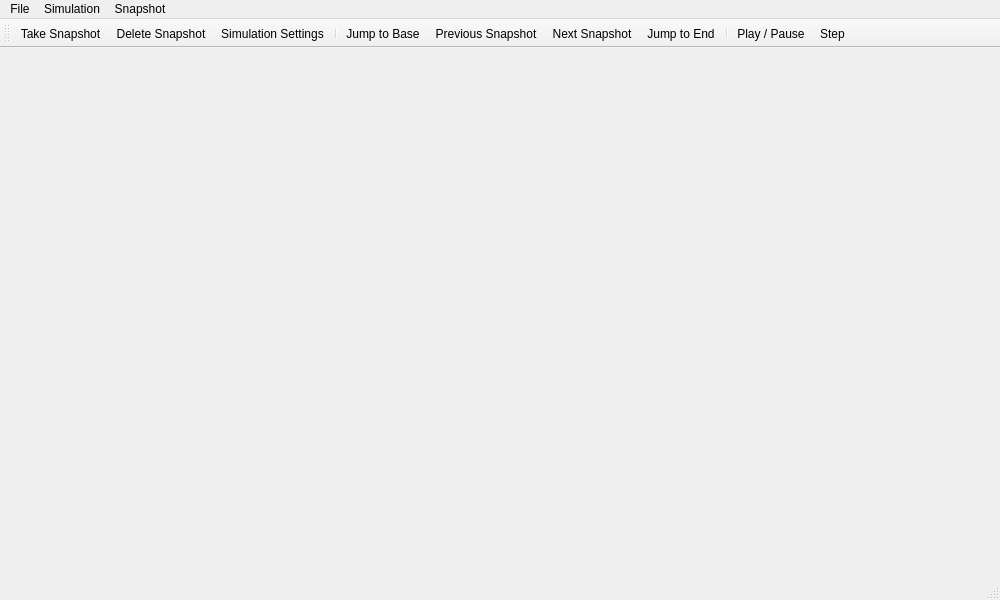
<?xml version="1.0" encoding="UTF-8"?>
<ui version="4.0">
 <class>MainWindow</class>
 <widget class="QMainWindow" name="MainWindow">
  <property name="geometry">
   <rect>
    <x>0</x>
    <y>0</y>
    <width>1000</width>
    <height>600</height>
   </rect>
  </property>
  <property name="sizePolicy">
   <sizepolicy hsizetype="Preferred" vsizetype="Preferred">
    <horstretch>0</horstretch>
    <verstretch>0</verstretch>
   </sizepolicy>
  </property>
  <property name="windowTitle">
   <string>MainWindow</string>
  </property>
  <widget class="QWidget" name="centralWidget">
   <layout class="QVBoxLayout" name="verticalLayout">
    <property name="margin">
     <number>0</number>
    </property>
    <item>
     <widget class="QTabWidget" name="documents">
      <property name="usesScrollButtons">
       <bool>true</bool>
      </property>
      <property name="documentMode">
       <bool>true</bool>
      </property>
      <property name="tabsClosable">
       <bool>true</bool>
      </property>
      <property name="movable">
       <bool>true</bool>
      </property>
     </widget>
    </item>
   </layout>
  </widget>
  <widget class="QStatusBar" name="statusBar"/>
  <widget class="QToolBar" name="mainToolBar">
   <attribute name="toolBarArea">
    <enum>TopToolBarArea</enum>
   </attribute>
   <attribute name="toolBarBreak">
    <bool>false</bool>
   </attribute>
   <addaction name="actionTake_Snapshot"/>
   <addaction name="actionDelete_Snapshot"/>
   <addaction name="actionSimulation_Settings"/>
   <addaction name="separator"/>
   <addaction name="actionJump_to_Base"/>
   <addaction name="actionPrevious_Snapshot"/>
   <addaction name="actionNext_Snapshot"/>
   <addaction name="actionJump_to_End"/>
   <addaction name="separator"/>
   <addaction name="actionPlayPause"/>
   <addaction name="actionStep"/>
  </widget>
  <widget class="QMenuBar" name="menuBar">
   <property name="geometry">
    <rect>
     <x>0</x>
     <y>0</y>
     <width>1000</width>
     <height>21</height>
    </rect>
   </property>
   <widget class="QMenu" name="menuFile">
    <property name="title">
     <string>File</string>
    </property>
    <addaction name="actionNew"/>
    <addaction name="actionOpen"/>
    <addaction name="actionRecent"/>
    <addaction name="separator"/>
    <addaction name="actionSave"/>
    <addaction name="actionSave_As"/>
    <addaction name="actionRevert"/>
    <addaction name="separator"/>
    <addaction name="actionClose"/>
    <addaction name="separator"/>
    <addaction name="actionPrint"/>
   </widget>
   <widget class="QMenu" name="menuSimulation">
    <property name="title">
     <string>Simulation</string>
    </property>
    <addaction name="actionCreate_Simulation"/>
    <addaction name="actionSimulation_Settings"/>
    <addaction name="separator"/>
    <addaction name="actionJump_to_Base"/>
    <addaction name="actionPrevious_Snapshot"/>
    <addaction name="actionNext_Snapshot"/>
    <addaction name="actionJump_to_End"/>
    <addaction name="separator"/>
    <addaction name="actionPlayPause"/>
    <addaction name="actionStep"/>
   </widget>
   <widget class="QMenu" name="menuSnapshot">
    <property name="title">
     <string>Snapshot</string>
    </property>
    <addaction name="actionSetup_Snapshots"/>
    <addaction name="actionTake_Snapshot"/>
    <addaction name="actionSet_Snapshot_to_Base"/>
    <addaction name="actionDelete_Snapshot"/>
   </widget>
   <addaction name="menuFile"/>
   <addaction name="menuSimulation"/>
   <addaction name="menuSnapshot"/>
  </widget>
  <action name="actionNew">
   <property name="text">
    <string>New Simulation</string>
   </property>
   <property name="toolTip">
    <string>Create a new simulation window</string>
   </property>
   <property name="shortcut">
    <string>Ctrl+N</string>
   </property>
  </action>
  <action name="actionOpen">
   <property name="text">
    <string>Open Simulation</string>
   </property>
   <property name="toolTip">
    <string>Open a saved simulation</string>
   </property>
   <property name="shortcut">
    <string>Ctrl+O</string>
   </property>
  </action>
  <action name="actionRecent">
   <property name="text">
    <string>Recent Simulations</string>
   </property>
   <property name="toolTip">
    <string>Recent simulations</string>
   </property>
  </action>
  <action name="actionSave">
   <property name="text">
    <string>Save</string>
   </property>
   <property name="shortcut">
    <string>Ctrl+S</string>
   </property>
  </action>
  <action name="actionSave_As">
   <property name="text">
    <string>Save As...</string>
   </property>
  </action>
  <action name="actionRevert">
   <property name="text">
    <string>Revert to Last Saved</string>
   </property>
   <property name="toolTip">
    <string>Revert current simulation to last saved version</string>
   </property>
  </action>
  <action name="actionClose">
   <property name="icon">
    <iconset resource="icons.qrc">
     <normaloff>:/toolbarIcons/icons/close_32.png</normaloff>:/toolbarIcons/icons/close_32.png</iconset>
   </property>
   <property name="text">
    <string>Close</string>
   </property>
   <property name="shortcut">
    <string>Ctrl+Q</string>
   </property>
  </action>
  <action name="actionPrint">
   <property name="text">
    <string>Print...</string>
   </property>
   <property name="shortcut">
    <string>Ctrl+P</string>
   </property>
  </action>
  <action name="actionTake_Snapshot">
   <property name="icon">
    <iconset resource="icons.qrc">
     <normaloff>:/toolbarIcons/icons/camera_add_32.png</normaloff>:/toolbarIcons/icons/camera_add_32.png</iconset>
   </property>
   <property name="text">
    <string>Take Snapshot</string>
   </property>
  </action>
  <action name="actionSetup_Snapshots">
   <property name="text">
    <string>Setup Snapshots</string>
   </property>
  </action>
  <action name="actionSet_Snapshot_to_Base">
   <property name="icon">
    <iconset resource="icons.qrc">
     <normaloff>:/toolbarIcons/icons/star_32.png</normaloff>:/toolbarIcons/icons/star_32.png</iconset>
   </property>
   <property name="text">
    <string>Set Snapshot to Base</string>
   </property>
   <property name="toolTip">
    <string>Sets the current snapshot to base</string>
   </property>
  </action>
  <action name="actionDelete_Snapshot">
   <property name="icon">
    <iconset resource="icons.qrc">
     <normaloff>:/toolbarIcons/icons/camera_close_32.png</normaloff>:/toolbarIcons/icons/camera_close_32.png</iconset>
   </property>
   <property name="text">
    <string>Delete Snapshot</string>
   </property>
  </action>
  <action name="actionCreate_Simulation">
   <property name="text">
    <string>Create Simulation</string>
   </property>
  </action>
  <action name="actionSimulation_Settings">
   <property name="icon">
    <iconset resource="icons.qrc">
     <normaloff>:/toolbarIcons/icons/advanced.png</normaloff>:/toolbarIcons/icons/advanced.png</iconset>
   </property>
   <property name="text">
    <string>Simulation Settings</string>
   </property>
  </action>
  <action name="actionJump_to_Base">
   <property name="icon">
    <iconset resource="icons.qrc">
     <normaloff>:/toolbarIcons/icons/002_77.png</normaloff>:/toolbarIcons/icons/002_77.png</iconset>
   </property>
   <property name="text">
    <string>Jump to Base</string>
   </property>
  </action>
  <action name="actionPrevious_Snapshot">
   <property name="icon">
    <iconset resource="icons.qrc">
     <normaloff>:/toolbarIcons/icons/002_75.png</normaloff>:/toolbarIcons/icons/002_75.png</iconset>
   </property>
   <property name="text">
    <string>Previous Snapshot</string>
   </property>
  </action>
  <action name="actionNext_Snapshot">
   <property name="icon">
    <iconset resource="icons.qrc">
     <normaloff>:/toolbarIcons/icons/002_76.png</normaloff>:/toolbarIcons/icons/002_76.png</iconset>
   </property>
   <property name="text">
    <string>Next Snapshot</string>
   </property>
  </action>
  <action name="actionStep">
   <property name="icon">
    <iconset resource="icons.qrc">
     <normaloff>:/toolbarIcons/icons/002_79.png</normaloff>:/toolbarIcons/icons/002_79.png</iconset>
   </property>
   <property name="text">
    <string>Step</string>
   </property>
  </action>
  <action name="actionPlayPause">
   <property name="checkable">
    <bool>true</bool>
   </property>
   <property name="checked">
    <bool>false</bool>
   </property>
   <property name="icon">
    <iconset resource="icons.qrc">
     <normaloff>:/toolbarIcons/icons/002_71.png</normaloff>
     <normalon>:/toolbarIcons/icons/002_72.png</normalon>:/toolbarIcons/icons/002_71.png</iconset>
   </property>
   <property name="text">
    <string>Play / Pause</string>
   </property>
   <property name="toolTip">
    <string>Play / Pause Simulation</string>
   </property>
   <property name="shortcut">
    <string>P</string>
   </property>
   <property name="autoRepeat">
    <bool>true</bool>
   </property>
   <property name="priority">
    <enum>QAction::NormalPriority</enum>
   </property>
  </action>
  <action name="actionJump_to_End">
   <property name="icon">
    <iconset resource="icons.qrc">
     <normaloff>:/toolbarIcons/icons/002_78.png</normaloff>:/toolbarIcons/icons/002_78.png</iconset>
   </property>
   <property name="text">
    <string>Jump to End</string>
   </property>
  </action>
 </widget>
 <layoutdefault spacing="6" margin="11"/>
 <resources>
  <include location="icons.qrc"/>
 </resources>
 <connections/>
</ui>
